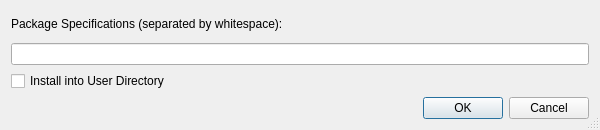
<?xml version="1.0" encoding="UTF-8"?>
<ui version="4.0">
 <class>PipPackagesInputDialog</class>
 <widget class="QDialog" name="PipPackagesInputDialog">
  <property name="geometry">
   <rect>
    <x>0</x>
    <y>0</y>
    <width>600</width>
    <height>130</height>
   </rect>
  </property>
  <property name="windowTitle">
   <string>Packages </string>
  </property>
  <property name="sizeGripEnabled">
   <bool>true</bool>
  </property>
  <layout class="QVBoxLayout" name="verticalLayout">
   <item>
    <widget class="QLabel" name="label_2">
     <property name="text">
      <string>Package Specifications (separated by whitespace):</string>
     </property>
    </widget>
   </item>
   <item>
    <widget class="QLineEdit" name="packagesEdit"/>
   </item>
   <item>
    <widget class="QCheckBox" name="userCheckBox">
     <property name="toolTip">
      <string>Select to install to the Python user install directory</string>
     </property>
     <property name="text">
      <string>Install into User Directory</string>
     </property>
    </widget>
   </item>
   <item>
    <widget class="QDialogButtonBox" name="buttonBox">
     <property name="orientation">
      <enum>Qt::Horizontal</enum>
     </property>
     <property name="standardButtons">
      <set>QDialogButtonBox::Cancel|QDialogButtonBox::Ok</set>
     </property>
    </widget>
   </item>
  </layout>
 </widget>
 <resources/>
 <connections>
  <connection>
   <sender>buttonBox</sender>
   <signal>accepted()</signal>
   <receiver>PipPackagesInputDialog</receiver>
   <slot>accept()</slot>
   <hints>
    <hint type="sourcelabel">
     <x>248</x>
     <y>254</y>
    </hint>
    <hint type="destinationlabel">
     <x>157</x>
     <y>274</y>
    </hint>
   </hints>
  </connection>
  <connection>
   <sender>buttonBox</sender>
   <signal>rejected()</signal>
   <receiver>PipPackagesInputDialog</receiver>
   <slot>reject()</slot>
   <hints>
    <hint type="sourcelabel">
     <x>316</x>
     <y>260</y>
    </hint>
    <hint type="destinationlabel">
     <x>286</x>
     <y>274</y>
    </hint>
   </hints>
  </connection>
 </connections>
</ui>
